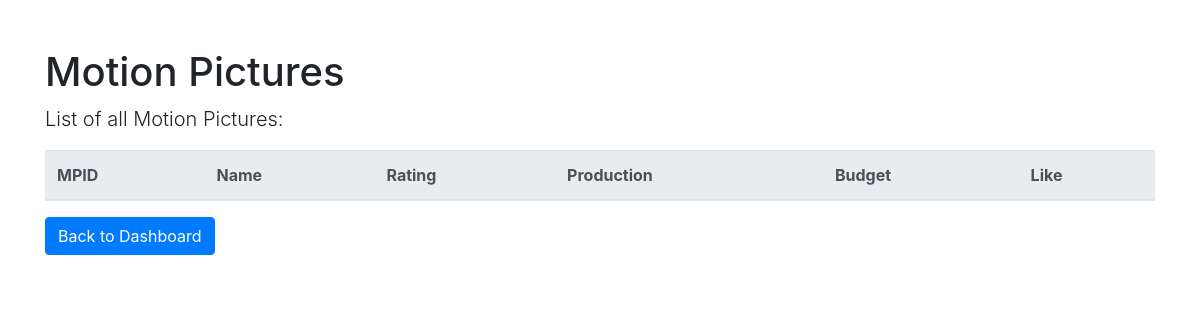
The app's page /motionpicture.php, older data.
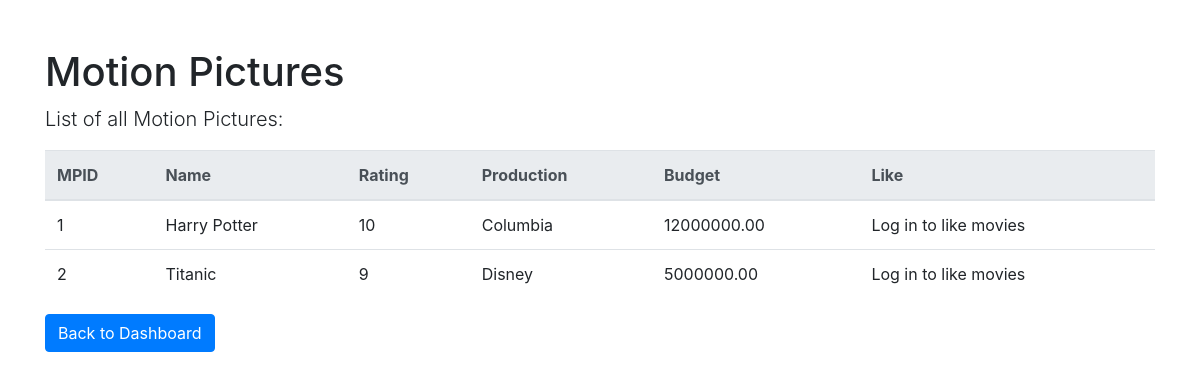
The same page, newer data.
### tables this page shows
CREATE TABLE `MotionPicture` (
  `mpid` int(20) NOT NULL,
  `name` varchar(255) DEFAULT NULL,
  `rating` float DEFAULT NULL,
  `production` varchar(255) DEFAULT NULL,
  `budget` decimal(15,2) DEFAULT NULL
);

### motionpicture.php (the view, shortened to what this page needs)
<!DOCTYPE html>
<html lang="en">
<head>
    <link rel="stylesheet" href="https://stackpath.bootstrapcdn.com/bootstrap/4.3.1/css/bootstrap.min.css">
</head>
<body>
    <div class="container">
        <h1 class="mt-5">Motion Pictures</h1>
        <p class="lead">List of all Motion Pictures:</p>
        <table class="table">
            <thead class="thead-light">
                <tr>
                    <th>MPID</th>
                    <th>Name</th>
                    <th>Rating</th>
                    <th>Production</th>
                    <th>Budget</th>
                    <th>Like</th>
                </tr>
            </thead>
            <tbody>
                <?php
                $servername = "localhost";
                $username = "root";
                $password = "";
                $dbname = "COSI127b";
                try {
                    $conn = new PDO("mysql:host=$servername;dbname=$dbname", $username, $password);
                    $conn->setAttribute(PDO::ATTR_ERRMODE, PDO::ERRMODE_EXCEPTION);
                    $stmt = $conn->prepare("SELECT mpid, name, rating, production, budget FROM MotionPicture");
                    $stmt->execute();
                    $results = $stmt->fetchAll(PDO::FETCH_ASSOC);
                    foreach ($results as $row) {
                        echo "<tr>
                                <td>{$row['mpid']}</td>
                                <td>{$row['name']}</td>
                                <td>{$row['rating']}</td>
                                <td>{$row['production']}</td>
                                <td>{$row['budget']}</td>
                                <td>";
                        if (isset($_SESSION['user_email'])) {
                            echo "<form method='post'>
                                    <input type='hidden' name='mpid' value='{$row['mpid']}'>
                                    <button type='submit' class='btn btn-primary' name='likeMovie'>Like</button>
                                  </form>";
                        } else {
                            echo "Log in to like movies";
                        }
                        echo "</td></tr>";
                    }
                } catch(PDOException $e) {
                    echo "Error: " . $e->getMessage();
                }
                ?>
            </tbody>
        </table>
        <a href="index.php" class="btn btn-primary">Back to Dashboard</a>
    </div>
</body>
</html>

Row changes from the older to the newer data that the page shows:
added motionpicture: mpid "1", name "Harry Potter", rating "10", production "Columbia", budget "12000000.00"
added motionpicture: mpid "2", name "Titanic", rating "9", production "Disney", budget "5000000.00"
